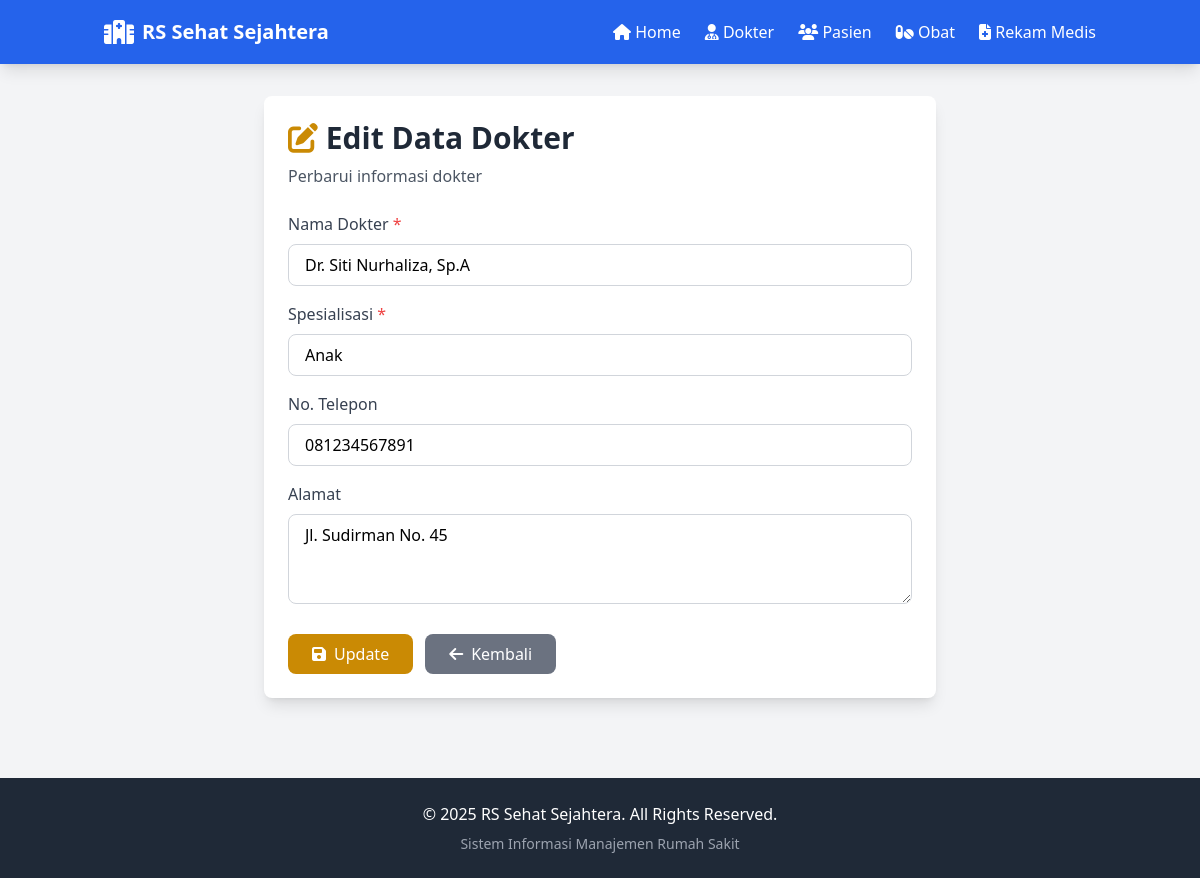
/pages/dokter/edit.php?id=2, run on the app's committed database.
### tables this page shows
CREATE TABLE dokter (
    id_dokter INT PRIMARY KEY AUTO_INCREMENT,
    nama_dokter VARCHAR(100) NOT NULL,
    spesialisasi VARCHAR(100) NOT NULL,
    no_telp VARCHAR(15),
    alamat TEXT,
    created_at TIMESTAMP DEFAULT CURRENT_TIMESTAMP
);

### pages/dokter/edit.php (the view, shortened to what this page needs)
<?php
require_once '../../config/database.php';
include '../../includes/header.php';
$id = isset($_GET['id']) ? (int)$_GET['id'] : 0;
$query = "SELECT * FROM dokter WHERE id_dokter = $id";
$result = $conn->query($query);
$dokter = $result->fetch_assoc();
?>
<div class="container mx-auto px-4 py-8">
    <div class="max-w-2xl mx-auto bg-white rounded-lg shadow-lg p-6">
        <div class="mb-6">
            <h1 class="text-3xl font-bold text-gray-800 mb-2">
                <i class="fas fa-edit text-yellow-600"></i> Edit Data Dokter
            </h1>
            <p class="text-gray-600">Perbarui informasi dokter</p>
        </div>
        <form method="POST" action="">
            <div class="space-y-4">
                <div>
                    <label class="block text-gray-700 font-medium mb-2">
                        Nama Dokter <span class="text-red-500">*</span>
                    </label>
                    <input type="text" name="nama_dokter" required
                           value="<?= htmlspecialchars($dokter['nama_dokter']) ?>"
                           class="w-full px-4 py-2 border border-gray-300 rounded-lg focus:ring-2 focus:ring-blue-500 focus:border-transparent">
                </div>
                <div>
                    <label class="block text-gray-700 font-medium mb-2">
                        Spesialisasi <span class="text-red-500">*</span>
                    </label>
                    <input type="text" name="spesialisasi" required
                           value="<?= htmlspecialchars($dokter['spesialisasi']) ?>"
                           class="w-full px-4 py-2 border border-gray-300 rounded-lg focus:ring-2 focus:ring-blue-500 focus:border-transparent">
                </div>
                <div>
                    <label class="block text-gray-700 font-medium mb-2">
                        No. Telepon
                    </label>
                    <input type="text" name="no_telp"
                           value="<?= htmlspecialchars($dokter['no_telp']) ?>"
                           class="w-full px-4 py-2 border border-gray-300 rounded-lg focus:ring-2 focus:ring-blue-500 focus:border-transparent">
                </div>
                <div>
                    <label class="block text-gray-700 font-medium mb-2">
                        Alamat
                    </label>
                    <textarea name="alamat" rows="3"
                              class="w-full px-4 py-2 border border-gray-300 rounded-lg focus:ring-2 focus:ring-blue-500 focus:border-transparent"><?= htmlspecialchars($dokter['alamat']) ?></textarea>
                </div>
            </div>
            <div class="flex gap-3 mt-6">
                <button type="submit" class="bg-yellow-600 hover:bg-yellow-700 text-white px-6 py-2 rounded-lg transition flex items-center">
                    <i class="fas fa-save mr-2"></i> Update
                </button>
                <a href="index.php" class="bg-gray-500 hover:bg-gray-600 text-white px-6 py-2 rounded-lg transition flex items-center">
                    <i class="fas fa-arrow-left mr-2"></i> Kembali
                </a>
            </div>
        </form>
    </div>
</div>
<?php include '../../includes/footer.php'; ?>

### assets/css/style.css (style rules this page uses)
* { transition: all 0.3s ease; }
button, a.btn { position: relative; overflow: hidden; }

### data on the page
dokter: nama_dokter "Dr. Siti Nurhaliza, Sp.A", spesialisasi "Anak", no_telp "081234567891", alamat "Jl. Sudirman No. 45"
